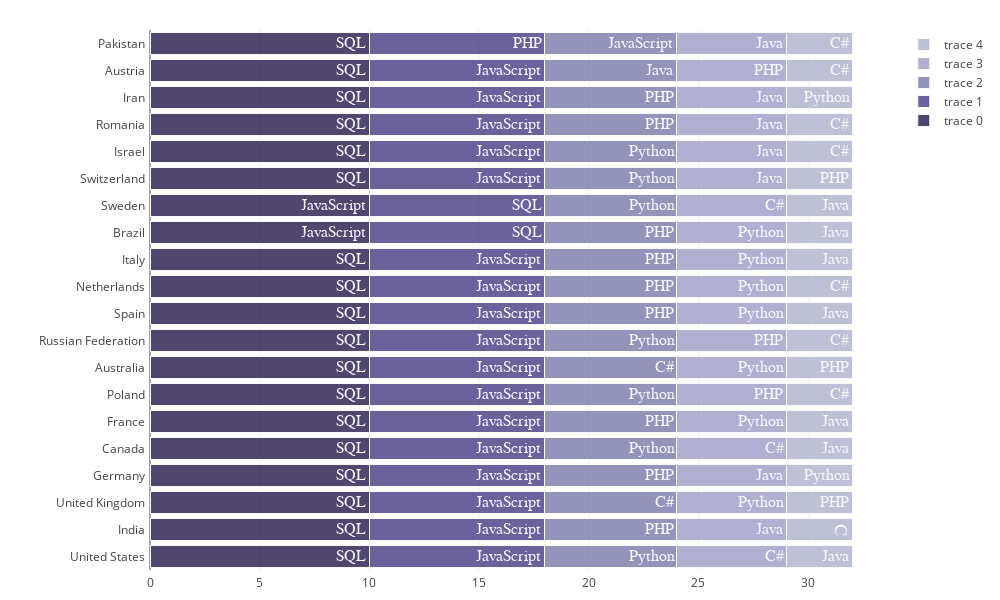

The cell this chart's notebook holds for it:
### Code cell
data = []
labels = top_vals_df.index.values
lang_cols = list(top_langs_df.columns)
vals = [[10] * 20, [8] * 20, [6] * 20, [5] * 20, [3] * 20]

colors = ['rgba(38, 24, 74, 0.8)', 'rgba(71, 58, 131, 0.8)',
          'rgba(122, 120, 168, 0.8)', 'rgba(164, 163, 204, 0.85)',
          'rgba(190, 192, 213, 1)']

for i in range(len(val_cols)):
    trace = go.Bar(
        y = labels,
        x = vals[i],
        orientation = 'h',
        text = top_langs_df[lang_cols[i]],
        textposition = 'auto',
        textfont = dict(family='Arial', size=18, color = 'rgb(248, 248, 255)'),
        hoverinfo = 'none',
        marker = dict(
        color = colors[i],
        line = dict(
            color = 'rgb(248, 248, 249)',
            width = 1)
        )
    )
    
    data.append(trace)
    
layout = go.Layout(
    barmode = 'stack',
    width = 1000,
    height = 600,
    margin=go.layout.Margin(
        l = 150,
        r = 50,
        b = 30,
        t = 30,
        pad = 4
    )
)

fig = go.Figure(data = data, layout = layout)
py.iplot(fig, filename = 'top-5-langs')

### Figure 1 — Plotly figure (JSON) as saved in the notebook; plotly's stock layout.template omitted (floating-point values rounded to 4 significant figures)
{"data": [{"hoverinfo": "none", "marker": {"color": "rgba(38, 24, 74, 0.8)", "line": {"color": "rgb(248, 248, 249)", "width": 1}}, "orientation": "h", "text": [" SQL", " SQL", " SQL", " SQL", " SQL", " SQL", " SQL", " SQL", " SQL", " SQL", " SQL", " SQL", " JavaScript", " JavaScript", " SQL", " SQL", " SQL", " SQL", " SQL", " SQL"], "textfont": {"color": "rgb(248, 248, 255)", "family": "Arial", "size": 18}, "textposition": "auto", "type": "bar", "uid": "eaad8813-5700-45dd-9bc2-f7b43b30328b", "x": [10, 10, 10, 10, 10, 10, 10, 10, 10, 10, 10, 10, 10, 10, 10, 10, 10, 10, 10, 10], "y": ["United States", "India", "United Kingdom", "Germany", "Canada", "France", "Poland", "Australia", "Russian Federation", "Spain", "Netherlands", "Italy", "Brazil", "Sweden", "Switzerland", "Israel", "Romania", "Iran", "Austria", "Pakistan", "Czech Republic", "Belgium", "South Africa", "Turkey", "Ukraine"]}, {"hoverinfo": "none", "marker": {"color": "rgba(71, 58, 131, 0.8)", "line": {"color": "rgb(248, 248, 249)", "width": 1}}, "orientation": "h", "text": [" JavaScript", " JavaScript", " JavaScript", " JavaScript", " JavaScript", " JavaScript", " JavaScript", " JavaScript", " JavaScript", " JavaScript", " JavaScript", " JavaScript", " SQL", " SQL", " JavaScript", " JavaScript", " JavaScript", " JavaScript", " JavaScript", " PHP"], "textfont": {"color": "rgb(248, 248, 255)", "family": "Arial", "size": 18}, "textposition": "auto", "type": "bar", "uid": "731191d0-c7f1-4d56-8aeb-f902d4850f95", "x": [8, 8, 8, 8, 8, 8, 8, 8, 8, 8, 8, 8, 8, 8, 8, 8, 8, 8, 8, 8], "y": ["United States", "India", "United Kingdom", "Germany", "Canada", "France", "Poland", "Australia", "Russian Federation", "Spain", "Netherlands", "Italy", "Brazil", "Sweden", "Switzerland", "Israel", "Romania", "Iran", "Austria", "Pakistan", "Czech Republic", "Belgium", "South Africa", "Turkey", "Ukraine"]}, {"hoverinfo": "none", "marker": {"color": "rgba(122, 120, 168, 0.8)", "line": {"color": "rgb(248, 248, 249)", "width": 1}}, "orientation": "h", "text": [" Python", " PHP", "C#", " PHP", " Python", " PHP", " Python", "C#", " Python", " PHP", " PHP", " PHP", " PHP", " Python", " Python", " Python", " PHP", " PHP", " Java", " JavaScript"], "textfont": {"color": "rgb(248, 248, 255)", "family": "Arial", "size": 18}, "textposition": "auto", "type": "bar", "uid": "3af6ab42-2f1e-498b-8771-db86abfbfa52", "x": [6, 6, 6, 6, 6, 6, 6, 6, 6, 6, 6, 6, 6, 6, 6, 6, 6, 6, 6, 6], "y": ["United States", "India", "United Kingdom", "Germany", "Canada", "France", "Poland", "Australia", "Russian Federation", "Spain", "Netherlands", "Italy", "Brazil", "Sweden", "Switzerland", "Israel", "Romania", "Iran", "Austria", "Pakistan", "Czech Republic", "Belgium", "South Africa", "Turkey", "Ukraine"]}, {"hoverinfo": "none", "marker": {"color": "rgba(164, 163, 204, 0.85)", "line": {"color": "rgb(248, 248, 249)", "width": 1}}, "orientation": "h", "text": ["C#", " Java", " Python", " Java", "C#", " Python", " PHP", " Python", " PHP", " Python", " Python", " Python", " Python", "C#", " Java", " Java", " Java", " Java", " PHP", " Java"], "textfont": {"color": "rgb(248, 248, 255)", "family": "Arial", "size": 18}, "textposition": "auto", "type": "bar", "uid": "8971c36a-44d0-42fd-af98-521d983f91fd", "x": [5, 5, 5, 5, 5, 5, 5, 5, 5, 5, 5, 5, 5, 5, 5, 5, 5, 5, 5, 5], "y": ["United States", "India", "United Kingdom", "Germany", "Canada", "France", "Poland", "Australia", "Russian Federation", "Spain", "Netherlands", "Italy", "Brazil", "Sweden", "Switzerland", "Israel", "Romania", "Iran", "Austria", "Pakistan", "Czech Republic", "Belgium", "South Africa", "Turkey", "Ukraine"]}, {"hoverinfo": "none", "marker": {"color": "rgba(190, 192, 213, 1)", "line": {"color": "rgb(248, 248, 249)", "width": 1}}, "orientation": "h", "text": [" Java", "C", " PHP", " Python", " Java", " Java", "C#", " PHP", "C#", "Java", "C#", " Java", " Java", " Java", " PHP", "C#", "C#", " Python", "C#", "C#"], "textfont": {"color": "rgb(248, 248, 255)", "family": "Arial", "size": 18}, "textposition": "auto", "type": "bar", "uid": "6b58c743-a772-4692-bd19-895cff0eb9e0", "x": [3, 3, 3, 3, 3, 3, 3, 3, 3, 3, 3, 3, 3, 3, 3, 3, 3, 3, 3, 3], "y": ["United States", "India", "United Kingdom", "Germany", "Canada", "France", "Poland", "Australia", "Russian Federation", "Spain", "Netherlands", "Italy", "Brazil", "Sweden", "Switzerland", "Israel", "Romania", "Iran", "Austria", "Pakistan", "Czech Republic", "Belgium", "South Africa", "Turkey", "Ukraine"]}], "layout": {"barmode": "stack", "height": 600, "margin": {"b": 30, "l": 150, "pad": 4, "r": 50, "t": 30}, "width": 1000}}
